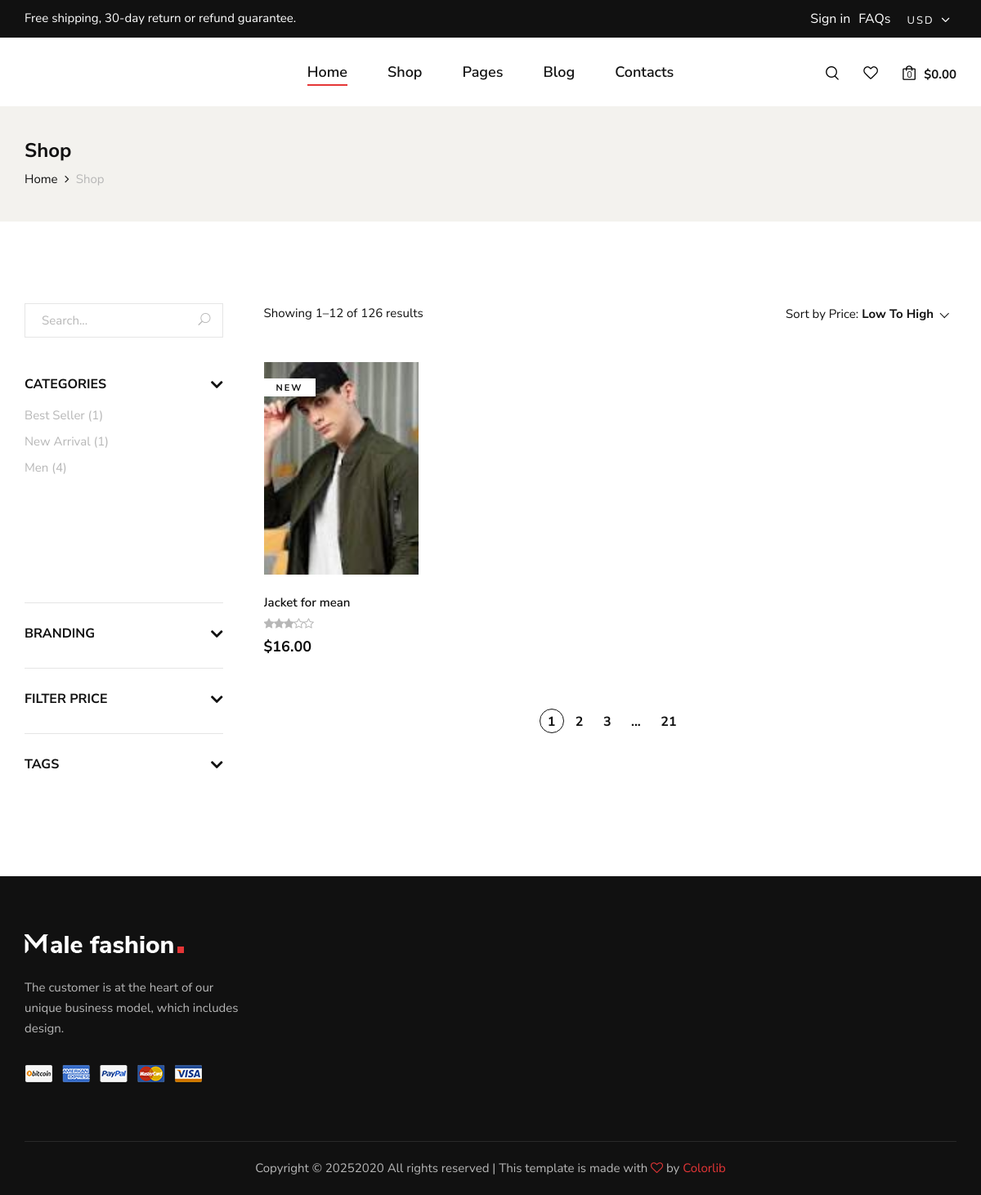
The app's page /api/shop/category/1/ with its own data.
### accounts/models.py (models this page shows, shortened)
class Category(models.Model):
    name = models.CharField(max_length=50, unique=True)
    def __str__(self):
        return self.name

class Product(models.Model):
    name = models.CharField(max_length=255)
    sku = models.CharField(max_length=100, blank=True, null=True)
    description = RichTextField()
    price = models.DecimalField(max_digits=8, decimal_places=2)
    old_price = models.DecimalField(max_digits=8, decimal_places=2, blank=True, null=True)
    rating = models.IntegerField(default=0)
    category = models.ForeignKey(Category, on_delete=models.SET_NULL, null=True, blank=True)
    is_best_seller = models.BooleanField(default=False)
    is_new_arrival = models.BooleanField(default=False)
    is_hot_sale = models.BooleanField(default=False)
    brand = models.ForeignKey(Brand, on_delete=models.SET_NULL, null=True, blank=True)
    price_range = models.ForeignKey(PriceRange, on_delete=models.SET_NULL, null=True, blank=True)
    tags = models.ManyToManyField(Tag, blank=True)
    label = models.CharField(max_length=50, blank=True, null=True)  # e.g. New, Hot
    sizes = models.JSONField(default=list, blank=True)  # example: ["S", "M", "L", "XL"]
    colors = models.JSONField(default=list, blank=True) # example: ["c-1", "c-2", "c-3"]
    image = models.ImageField(upload_to='products/')  # main image

### accounts/views.py (the view)
# urls.py: path('shop/category/<int:category_id>/', views.shop_by_category, name='shop_by_category'),  # category_id to same shop view
def shop_by_category(request, category_id):
    selected_category = get_object_or_404(Category, id=category_id)
    products = Product.objects.filter(category=selected_category)
    categories = Category.objects.all()
    context = {
        'selected_category': selected_category,
        'products': products,
        'categories': categories,
    }
    return render(request, 'accounts/shop.html', context)

### accounts/templates/accounts/shop.html (shortened to what this page needs)
{% load static %}
<!DOCTYPE html>
<html lang="zxx">
<head>
    {% include 'accounts/Header.html' %}
</head>
<body>
    {% include 'accounts/HeaderSectionBegin.html' %}
    <section class="breadcrumb-option">
        <div class="container">
            <div class="row">
                <div class="col-lg-12">
                    <div class="breadcrumb__text">
                        <h4>Shop</h4>
                        <div class="breadcrumb__links">
                            <a href="{% url 'homepage' %}">Home</a>
                            <span>Shop</span>
                        </div>
                    </div>
                </div>
            </div>
        </div>
    </section>
    <section class="shop spad">
        <div class="container">
            <div class="row">
                <div class="col-lg-3">
                    <div class="shop__sidebar">
                        <div class="shop__sidebar__search">
                            <form action="#">
                                <input type="text" placeholder="Search...">
                                <button type="submit"><span class="icon_search"></span></button>
                            </form>
                        </div>
                        <div class="shop__sidebar__accordion">
                            <div class="accordion" id="accordionExample">
                                <div class="card">
                                    <div class="card-heading">
                                        <a data-toggle="collapse" data-target="#collapseOne">Categories</a>
                                    </div>
                                    <div id="collapseOne" class="collapse show" data-parent="#accordionExample">
                                        <div class="card-body">
                                            <div class="shop__sidebar__categories">
                                                <ul class="nice-scroll">
                                                    {% for category in categories %}
    {% if category.product_set.count > 0 %}
    <li>
        <a href="{% url 'shop_by_category' category.id %}" {% if category.id == current_category %}class="active"{% endif %}>
            {{ category.name }} ({{ category.product_set.count }})
        </a>
    </li>
    {% endif %}
{% endfor %}
                                                </ul>
                                            </div>
                                        </div>
                                    </div>
                                </div>
                                <div class="card">
                                    <div class="card-heading">
                                        <a data-toggle="collapse" data-target="#collapseTwo">Branding</a>
                                    </div>
                                    <div id="collapseTwo" class="collapse show" data-parent="#accordionExample">
                                        <div class="card-body">
                                        </div>
                                    </div>
                                </div>
                                <div class="card">
                                    <div class="card-heading">
                                        <a data-toggle="collapse" data-target="#collapseThree">Filter Price</a>
                                    </div>
                                    <div id="collapseThree" class="collapse show" data-parent="#accordionExample">
                                        <div class="card-body">
                                        </div>
                                    </div>
                                </div>
                                <div class="card">
                                    <div class="card-heading">
                                        <a data-toggle="collapse" data-target="#collapseSix">Tags</a>
                                    </div>
                                    <div id="collapseSix" class="collapse show" data-parent="#accordionExample">
                                        <div class="card-body">
                                            <div class="shop__sidebar__tags">
                                            </div>
                                        </div>
                                    </div>
                                </div>
                            </div>
                        </div>
                    </div>
                </div>
                <div class="col-lg-9">
                    <div class="shop__product__option">
                        <div class="row">
                            <div class="col-lg-6 col-md-6 col-sm-6">
                                <div class="shop__product__option__left">
                                    <p>Showing 1–12 of 126 results</p>
                                </div>
                            </div>
                            <div class="col-lg-6 col-md-6 col-sm-6">
                                <div class="shop__product__option__right">
                                    <p>Sort by Price:</p>
                                </div>
                            </div>
                        </div>
                    </div>
                    <div class="row">
                        {% for product in products %}
                        <div class="col-lg-3 col-md-6 col-sm-6 mix {{ product.category|slugify }}">
                            <div class="product__item">
                                <div class="product__item__pic set-bg" data-setbg="{{ product.image.url }}">
                                    {% if product.label %}
                                    <span class="label">{{ product.label }}</span>
                                    {% endif %}
                                </div>
                                <div class="product__item__text">
                                    <h6>{{ product.name }}</h6>
                                    <div class="rating">
                                        {% for i in "12345"|slice:":5" %}
                                        {% if forloop.counter <= product.rating %} <i class="fa fa-star"></i>
                                            {% else %}
                                            <i class="fa fa-star-o"></i>
                                            {% endif %}
                                            {% endfor %}
                                    </div>
                                    <h5>${{ product.price }}</h5>
                                </div>
                            </div>
                        </div>
                        {% endfor %}
                    </div>
                    <div class="row">
                        <div class="col-lg-12">
                            <div class="product__pagination">
                                <a class="active" href="#">1</a>
                                <a href="#">2</a>
                                <a href="#">3</a>
                                <span>...</span>
                                <a href="#">21</a>
                            </div>
                        </div>
                    </div>
                </div>
            </div>
        </div>
    </section>
    {% include 'accounts/FooterSectionBegin.html' %}
</body>
</html>

### records on screen
Category: name "Best Seller", product_set.count "1"
Category: name "New Arrival", product_set.count "1"
Category: name "Men", product_set.count "4"
Product: label "NEW", name "Jacket for mean", rating 3 (drawn), price "16.00"
